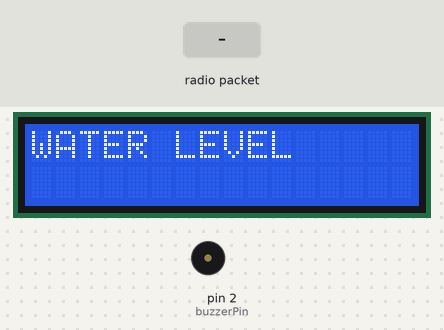
Recording of a sketch running on a simulated Arduino Uno, built with avr-gcc and run on an emulated ATmega328P. Parts: 16×2 character LCD, buzzer (waves = sounding, pin HIGH). The inputs (shaded band) are chosen by the test bench. No radio packets arrive unless stated; what the sketch prints to the serial monitor is not drawn.

Above: at 1.2 s.
1.3 s: radio packet "HIGH" arrives
At 2.7 s:
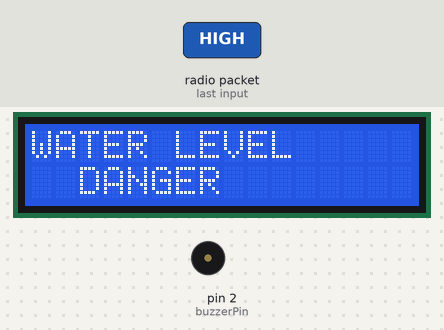
3.0 s: radio packet "MED" arrives
At 3.3 s:
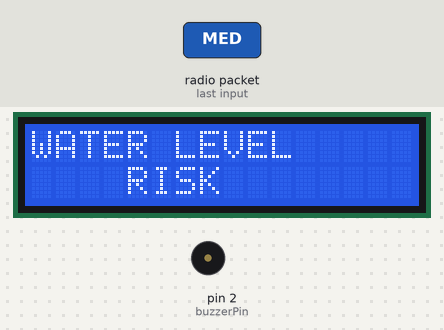
4.5 s: radio packet "LOW" arrives
At 5.7 s:
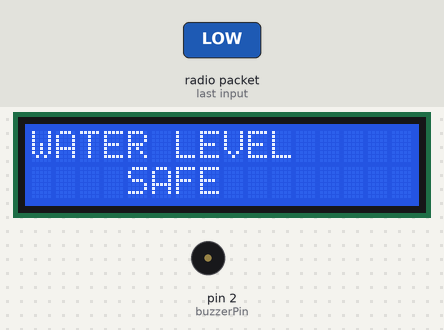
Timing chart, 0 to 7.5 s (numbered marks = the images above; inputs shaded):
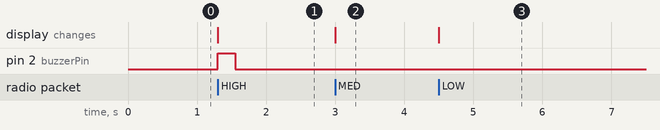

Measured:
- after the input at 1.3 s, pin 2 (buzzerPin): LOW → HIGH at once, → LOW 0.25 s later; the display: changes at once (image 1)
- after the input at 3.0 s, the display: changes at once (image 2)
- after the input at 4.5 s, the display: changes at once (image 3)

The sketch:

Receiver.ino
```cpp
#include <LiquidCrystal.h>
#include <RH_ASK.h>
#include <SPI.h>


#define buzzerPin 2
//#define ledHigh 3
RH_ASK rf_driver(1000,13,2,5);
LiquidCrystal lcd(8, 9, 4, 5, 6, 7);


void setup()
{
    lcd.begin(16,2);
    lcd.setCursor(0,0);
    lcd.print("WATER LEVEL");
    rf_driver.init();
    pinMode(buzzerPin,OUTPUT);
//    pinMode(ledHigh,OUTPUT);
    Serial.begin(9600);


}


void loop()
{
    uint8_t buf[10];
    uint8_t buflen = sizeof(buf);
    String msg;
    lcd.setCursor(0,1);
    // Check if received packet is correct size
    if (rf_driver.recv(buf, &buflen))
    {
      for(int i=0;i<buflen;i++)
      {
        msg+=(char)buf[i];
      }
      if(msg=="HIGH"){
        pinMode(buzzerPin,OUTPUT);
        //pinMode(ledHigh,OUTPUT);
        digitalWrite(buzzerPin,HIGH);

        //lcd code here
        lcd.print("  DANGER");
        //digitalWrite(ledHigh,HIGH);
        Serial.println(msg);
        delay(250);
        lcd.print("        ");
        digitalWrite(buzzerPin,LOW);


      }
      if(msg=="MED"){

        //pinMode(ledHigh,OUTPUT);


        //lcd code here
        lcd.print("    RISK");
        //digitalWrite(ledHigh,HIGH);
        Serial.println(msg);
        delay(250);
        lcd.print("       ");

      }
      if(msg=="LOW"){

        //pinMode(ledHigh,OUTPUT);


        //lcd code here
        lcd.print("    SAFE");
        //digitalWrite(ledHigh,HIGH);
        Serial.println(msg);
        delay(250);
        lcd.print("        ");
      }
      lcd.print("    ");
      //Serial.println(msg);
      //digitalWrite(ledHigh,LOW);
      //Serial.print("Message Received: ");
      //Serial.println(msg);
      //Serial.println((char*)buf);
      delay(250);
    }

}
```
